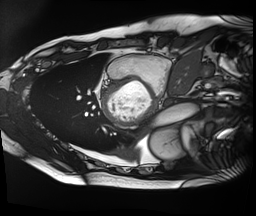
#> input picture sam3input_small/train/patient001/images/ED/slice_01.png, 256 x 216 px; its folder holds only this picture in this run
$ python create_acdc_coco.py --input_root ../sam3input_small/train/patient001/images/ED --output_dir out
#> lines starting #> are read from the running program, lines starting #| are printed output that depends on the picture; after the words box and inside, x2 and y2 are one past the last pixel; in counts of white or black regions, pixels touching at a corner belong together
#!/usr/bin/env python3
import argparse
import json
from pathlib import Path

import numpy as np
from PIL import Image
import random
from collections import defaultdict
from typing import Dict, List, Optional, Tuple


DEFAULT_LABEL_MAP = {
    1: "right ventricle",
    2: "myocardium",
    3: "left ventricle",
}

PATHOLOGIES: List[str] = ["NOR", "MINF", "DCM", "HCM", "RV"]
BASE_CAT_TO_STRUCT = {1: "RV", 2: "MYO", 3: "LV"}


def parse_args():
    parser = argparse.ArgumentParser(
        description="Create COCO-style annotations from ACDC ED/ES masks."
    )
    parser.add_argument(
        "--input_root",
        required=True,
        help="Root folder containing train/test patient folders (sam3input).",
    )
    parser.add_argument(
        "--output_dir",
        required=True,
        help="Directory to write COCO JSON files.",
    )
    parser.add_argument(
        "--val_ratio",
        type=float,
        default=0.1,
        help="Ratio of patients reserved for val (default: 0.1).",
    )
    parser.add_argument(
        "--val_per_group",
        type=int,
        default=2,
        help="When using group-stratified split, number of val patients per group (default: 2).",
    )
    parser.add_argument(
        "--seed",
        type=int,
        default=42,
        help="Random seed used for patient split (default: 42).",
    )
    parser.add_argument(
        "--acdc_db_root",
        default=None,
        help=(
            "Root folder of ACDC database containing training/testing patient folders "
            "(used to read Info.cfg for Group stratification). "
            "Default: <repo_root>/database"
        ),
    )
    parser.add_argument(
        "--val_patients",
        nargs="*",
        default=None,
        help="Optional explicit val patient IDs (e.g., patient091 patient092).",
    )
    parser.add_argument(
        "--dry_run",
        action="store_true",
        help="Only print train/val split (and group stats) without writing COCO JSON.",
    )
    parser.add_argument(
        "--annotation_version",
        type=int,
        default=0,
        choices=[0, 1, 2],
        help=(
            "Annotation detail level (default: 0). "
            "0: 3 anatomy categories (RV/MYO/LV). "
            "1: Keep 3 categories, but write pathology-aware per-annotation noun_phrase (v1). "
            "2: Keep 3 categories, but write pathology-aware per-annotation noun_phrase (v2). "
            "Versions 1/2 require reading patient disease Group from Info.cfg under --acdc_db_root."
        ),
    )
    return parser.parse_args()


def rle_encode(mask: np.ndarray):
    # COCO expects RLE over column-major order
    pixels = mask.flatten(order="F").astype(np.uint8)
    counts = []
    prev = 0
    run_len = 0
    for val in pixels:
        if val == prev:
            run_len += 1
        else:
            counts.append(run_len)
            run_len = 1
            prev = val
    counts.append(run_len)
    return {"counts": counts, "size": list(mask.shape)}


def bbox_from_mask(mask: np.ndarray):
    ys, xs = np.where(mask)
    if len(xs) == 0 or len(ys) == 0:
        return None
    x_min = int(xs.min())
    y_min = int(ys.min())
    x_max = int(xs.max())
    y_max = int(ys.max())
    return [x_min, y_min, x_max - x_min + 1, y_max - y_min + 1]


def list_patients(train_root: Path):
    patients = sorted([p.name for p in train_root.iterdir() if p.is_dir()])
    return patients


# [9 lines left out: function parse_patient_group_from_info_cfg, not called in this run]


def find_info_cfg(acdc_db_root: Path, patient_id: str):
    # ACDC convention: database/{training,testing}/patientXXX/Info.cfg
    candidates = [
        acdc_db_root / "training" / patient_id / "Info.cfg",
        acdc_db_root / "testing" / patient_id / "Info.cfg",
        acdc_db_root / "train" / patient_id / "Info.cfg",
        acdc_db_root / "test" / patient_id / "Info.cfg",
        acdc_db_root / patient_id / "Info.cfg",
    ]
    for p in candidates:
        if p.exists():
            return p
    return None


def build_patient_group_map(patients, acdc_db_root: Path):
    group_map = {}
    missing = []
    for pid in patients:
        info_cfg = find_info_cfg(acdc_db_root, pid)
        if info_cfg is None:
            missing.append(pid)
            continue
        group = parse_patient_group_from_info_cfg(info_cfg)
        if group is None:
            missing.append(pid)
            continue
        group_norm = normalize_pathology(group)
        if group_norm not in PATHOLOGIES:
            missing.append(pid)
            continue
        group_map[pid] = group_norm
    return group_map, missing


# [38 lines left out: functions normalize_pathology, make_pathology_aware_noun_phrase, not called in this run]


def split_patients(
    patients,
    val_ratio,
    val_patients,
    *,
    acdc_db_root: Path,
    val_per_group: int,
    seed: int,
):
    if val_patients:
        val_set = set(val_patients)
        train_set = [p for p in patients if p not in val_set]
        return train_set, list(val_set)

    # Prefer group-stratified split when ACDC Info.cfg is available.
    group_map, missing = build_patient_group_map(patients, acdc_db_root)
    if len(group_map) == len(patients) and val_per_group > 0:
        groups = defaultdict(list)
        for pid in patients:
            groups[group_map[pid]].append(pid)

        rng = random.Random(seed)
        val_list = []
        for gname, plist in sorted(groups.items(), key=lambda kv: kv[0]):
            if len(plist) < val_per_group:
                raise ValueError(
                    f"Group '{gname}' has only {len(plist)} patients, cannot sample {val_per_group} for val."
                )
            plist_sorted = sorted(plist)
            rng.shuffle(plist_sorted)
            picked = sorted(plist_sorted[:val_per_group])
            val_list.extend(picked)

        val_set = set(val_list)
        train_set = [p for p in patients if p not in val_set]
        return train_set, sorted(val_set)

    # Fallback: deterministic ratio split (kept for compatibility)
    if missing:
        print(
            f"[WARN] Could not read Group for {len(missing)}/{len(patients)} patients from '{acdc_db_root}'. "
            f"Falling back to ratio-based split."
        )
    num_val = max(1, int(round(len(patients) * val_ratio)))
    val_set = patients[-num_val:]
    train_set = patients[: len(patients) - num_val]
    return train_set, val_set


# [31 lines left out: function build_pathology_map, not called in this run]


def build_coco(
    split_root: Path,
    patient_ids,
    label_map,
    *,
    annotation_version: int,
    acdc_db_root: Path,
):
#> called with annotation_version = 0
    images = []
    annotations = []
    need_pathology = annotation_version in (1, 2)
    pathology_map: Dict[str, str] = (
        build_pathology_map(patient_ids, acdc_db_root) if need_pathology else {}
    )
    categories = [{"id": k, "name": v} for k, v in label_map.items()]

    image_id = 1
    ann_id = 1

    for patient_id in patient_ids:
        patient_dir = split_root / patient_id
        pathology = pathology_map.get(patient_id) if need_pathology else None
        for phase in ["ED", "ES"]:
            image_dir = patient_dir / "images" / phase
            mask_dir = patient_dir / "masks" / phase
            if not image_dir.exists() or not mask_dir.exists():
                continue
            for image_path in sorted(image_dir.glob("slice_*.png")):
                mask_path = mask_dir / image_path.name
                if not mask_path.exists():
                    continue
                img = Image.open(image_path)
#> img is the input picture: PIL image 256x216 L; min 0, max 255, mean 58
                width, height = img.size
#> width = 256; height = 216
                rel_path = image_path.relative_to(split_root.parent).as_posix()
                images.append(
                    {
                        "id": image_id,
                        "file_name": rel_path,
                        "width": width,
                        "height": height,
                    }
                )

                mask = np.array(Image.open(mask_path))
                for label_value, label_name in label_map.items():
                    binary = mask == label_value
                    area = int(binary.sum())
                    if area == 0:
                        continue
                    bbox = bbox_from_mask(binary)
                    if bbox is None:
                        continue
                    if annotation_version == 0:
                        category_id = label_value
                        noun_phrase = label_name
                        base_category_id = None
                    elif annotation_version in (1, 2):
                        if pathology is None:
                            raise ValueError(
                                f"Missing pathology for patient '{patient_id}' "
                                f"(annotation_version={annotation_version})."
                            )
                        category_id = int(label_value)  # keep 3-cat
                        noun_phrase = make_pathology_aware_noun_phrase(
                            annotation_version,
                            pathology=pathology,
                            base_cat_id=int(label_value),
                        )
                        base_category_id = int(label_value)
                    else:
                        raise ValueError(f"Unsupported annotation_version: {annotation_version}")
                    annotations.append(
                        {
                            "id": ann_id,
                            "image_id": image_id,
                            "category_id": category_id,
                            "bbox": bbox,
                            "segmentation": rle_encode(binary),
                            "area": area,
                            "iscrowd": 0,
                            "noun_phrase": noun_phrase,
                            **(
                                {}
                                if annotation_version == 0
                                else {
                                    "pathology": pathology,
                                    "base_category_id": base_category_id,
                                }
                            ),
                        }
                    )
                    ann_id += 1
#> this loop made 3 passes
#> (area, x_min in bbox_from_mask, bbox) on passes 1 to 3: (764, 0, [0, 0, 253, 214]), (722, 0, [0, 0, 253, 214]), (1292, 1, [1, 0, 252, 214])
#> pass 1, in build_coco, `binary = mask == label_value`:
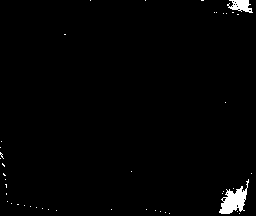
#> binary: shape (216, 256) bool; 1.4% white; 44 white regions (42 under 20 px), largest, box (x1, y1, x2, y2) and area: (219, 179, 249, 214) 489, (227, 0, 253, 13) 204
#> pass 2, in build_coco, `binary = mask == label_value`:
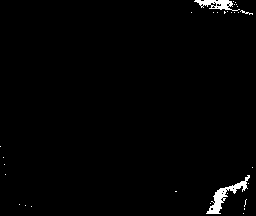
#> binary: shape (216, 256) bool; 1.3% white; 31 white regions (28 under 20 px), largest, box (x1, y1, x2, y2) and area: (206, 175, 250, 214) 415, (194, 0, 240, 11) 246, (240, 10, 253, 15) 21
#> pass 3, in build_coco, `binary = mask == label_value`:
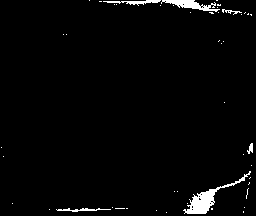
#> binary: shape (216, 256) bool; 2.3% white; 48 white regions (42 under 20 px), largest, box (x1, y1, x2, y2) and area: (183, 171, 251, 214) 573, (161, 0, 220, 12) 305, (103, 0, 161, 6) 142, (56, 208, 111, 212) 100, (222, 9, 242, 15) 43, (247, 143, 253, 154) 39
#> after the loop, ann_id = 4; annotations = 3 items

                image_id += 1

    return {"images": images, "annotations": annotations, "categories": categories}


def main():
    args = parse_args()
    input_root = Path(args.input_root).resolve()
    output_dir = Path(args.output_dir).resolve()
    output_dir.mkdir(parents=True, exist_ok=True)

    default_db_root = Path(__file__).resolve().parents[1] / "database"
    acdc_db_root = Path(args.acdc_db_root).resolve() if args.acdc_db_root else default_db_root

    train_root = input_root / "train"
    test_root = input_root / "test"
    patients = list_patients(train_root)
    train_patients, val_patients = split_patients(
        patients,
        args.val_ratio,
        args.val_patients,
        acdc_db_root=acdc_db_root,
        val_per_group=args.val_per_group,
        seed=args.seed,
    )

    label_map = DEFAULT_LABEL_MAP

    # Print split details early for reproducibility (useful with --dry_run)
    try:
        group_map, _missing = build_patient_group_map(patients, acdc_db_root)
        if group_map and len(group_map) == len(patients):
            val_groups = defaultdict(list)
            for pid in val_patients:
                val_groups[group_map[pid]].append(pid)
            print("Val groups:")
            for gname, plist in sorted(val_groups.items(), key=lambda kv: kv[0]):
                print(f"  {gname}: {len(plist)} -> {sorted(plist)}")
    except Exception as e:
        print("[WARN] Could not summarize groups for val split:", str(e))

    print("Train patients:", len(train_patients), "Val patients:", len(val_patients))
    print("Val patient IDs:", sorted(val_patients))

    if args.dry_run:
        return

    suffix = ""
    if args.annotation_version == 1:
        suffix = "_np_en_v1"
    elif args.annotation_version == 2:
        suffix = "_np_en_v2"

    # Write split manifest with the same suffix to avoid cross-version overwrites.
    split_manifest = {
        "input_root": str(input_root),
        "acdc_db_root": str(acdc_db_root),
        "seed": int(args.seed),
        "val_ratio": float(args.val_ratio),
        "val_per_group": int(args.val_per_group),
        "annotation_version": int(args.annotation_version),
        "train_patients": list(train_patients),
        "val_patients": list(val_patients),
    }
    if test_root.exists():
        split_manifest["test_patients"] = list(list_patients(test_root))
    with (output_dir / f"acdc_split_manifest{suffix}.json").open("w") as f:
        json.dump(split_manifest, f, indent=2)

    train_coco = build_coco(
        train_root,
        train_patients,
        label_map,
        annotation_version=args.annotation_version,
        acdc_db_root=acdc_db_root,
    )
    val_coco = build_coco(
        train_root,
        val_patients,
        label_map,
        annotation_version=args.annotation_version,
        acdc_db_root=acdc_db_root,
    )

    with (output_dir / f"acdc_train{suffix}.json").open("w") as f:
        json.dump(train_coco, f, indent=2)
    with (output_dir / f"acdc_val{suffix}.json").open("w") as f:
        json.dump(val_coco, f, indent=2)

    if test_root.exists():
        test_patients = list_patients(test_root)
        test_coco = build_coco(
            test_root,
            test_patients,
            label_map,
            annotation_version=args.annotation_version,
            acdc_db_root=acdc_db_root,
        )
        with (output_dir / f"acdc_test{suffix}.json").open("w") as f:
            json.dump(test_coco, f, indent=2)
        print("Test patients:", len(test_patients))
        print("Wrote:", output_dir / f"acdc_test{suffix}.json")

    print("Wrote:", output_dir / f"acdc_train{suffix}.json")
    print("Wrote:", output_dir / f"acdc_val{suffix}.json")
    print("Wrote:", output_dir / f"acdc_split_manifest{suffix}.json")


if __name__ == "__main__":
#> (the run stopped early here; a loop or call above may not have finished)
